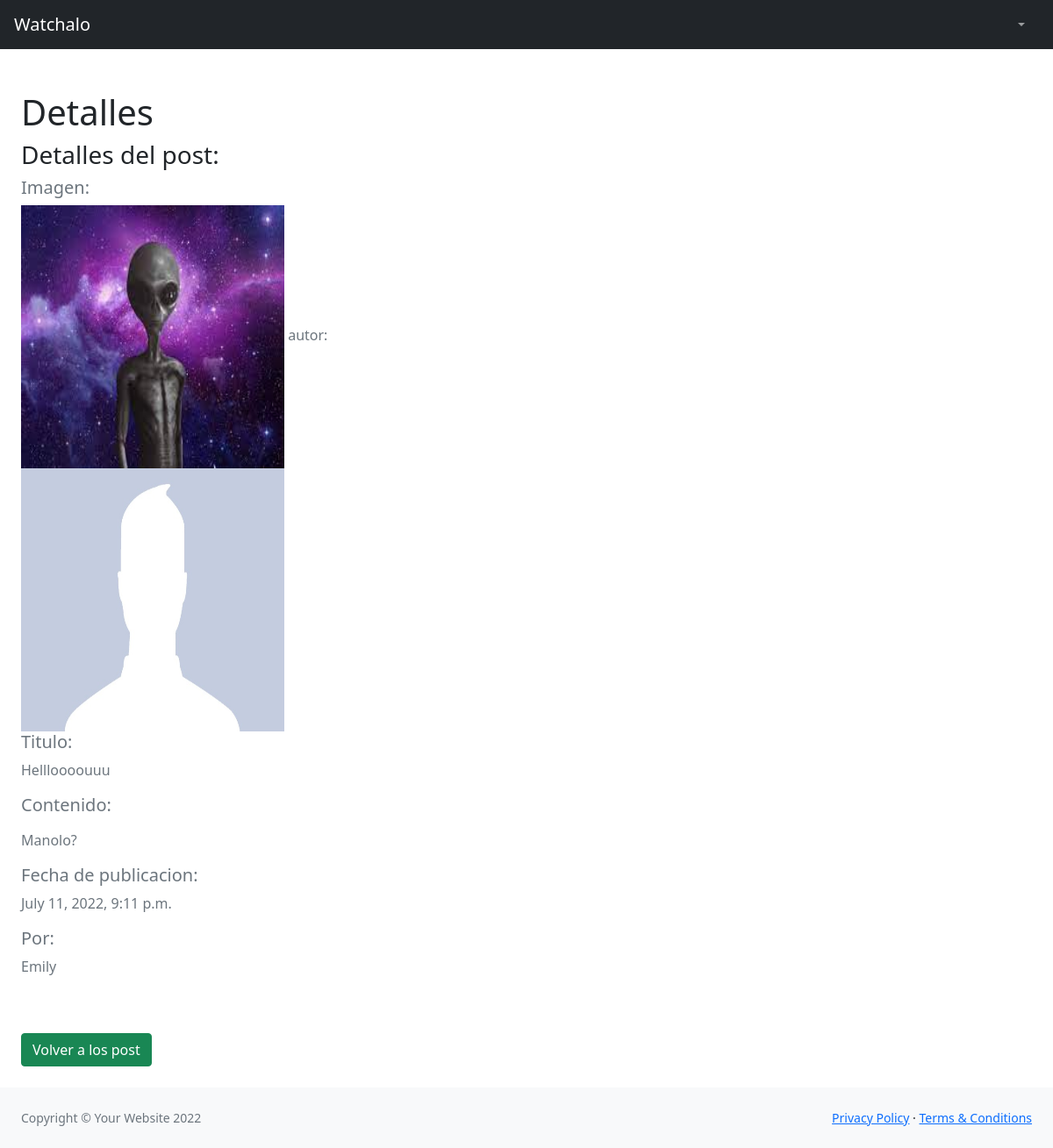
Page /Aplicacion1/detallePost/11 on the committed database.
### Aplicacion1/models.py (models this page shows, shortened)
class Post(models.Model):
    nombrePost = models.CharField(max_length=50, verbose_name = 'Titulo')
    CuerpoPost = RichTextField(blank = True, null = True, max_length=5000, verbose_name = 'Contenido')
    fechaPublicacion = models.DateTimeField(auto_now_add=True)
    user = models.ForeignKey(User,blank=True,null=True, on_delete=models.CASCADE, related_name = "posts")
    imagen = models.ImageField(blank = True, null = True, upload_to="images/", verbose_name="Subir imagen")
    video = models.FileField(blank = True, null = True, upload_to="videos/", verbose_name="Subir video")
    likes = models.ManyToManyField(User, related_name="likes", blank = True)
    dislikes = models.ManyToManyField(User, related_name="dislikes", blank = True)

class Perfil(models.Model):
    user = models.OneToOneField(User, blank=True,null=True,on_delete=models.CASCADE)
    perfilImagen = models.ImageField(default='default_perfil.jpg')

### Aplicacion1/views.py (the view)
# urls.py: path('detallePost/<pk>', detallePost.as_view(), name='detallePost'),
class  detallePost(DetailView):
    model = Post
    template_name = 'Aplicacion1/detallePost.html'

### Aplicacion1/templates/Aplicacion1/detallePost.html (shortened to what this page needs)
{% extends "Aplicacion1/Padre.html" %}
{% load static %}
{% block seccion_nombre %}
<h1>Detalles</h1>
<h3>Detalles del post:</h3>
{% endblock %}
{% block cuerpo %}
{% if post.imagen %}
    <h5>Imagen: </h5>
    <img src="{{ post.imagen.url}}" alt="" width="300" height="300" >
{% endif %}
autor: <br>
<img src="{{post.user.perfil.perfilImagen.url }}" alt="" width="300" height="300" >
<h5>Titulo: </h5><p>{{post.nombrePost}}</p>
<h5>Contenido: </h5>
<p>
{{post.CuerpoPost | safe}}
</p>
<h5>Fecha de publicacion: </h5><p>{{post.fechaPublicacion}}</p>
<h5>Por: </h5>
<p>{{ post.user.username}}</p>
<br>
<br>
<a href="{% url 'Aplicacion1:Inicio' %}"><button type="button" class="btn btn-success">Volver a los post</button></a>
{% endblock %}

### rows in the picture
Post: imagen (picture), user.perfil.perfilImagen (placeholder picture), nombrePost "Hellloooouuu", CuerpoPost "Manolo?", fechaPublicacion "July 11, 2022, 9:11 p.m.", user.username "Emily"
